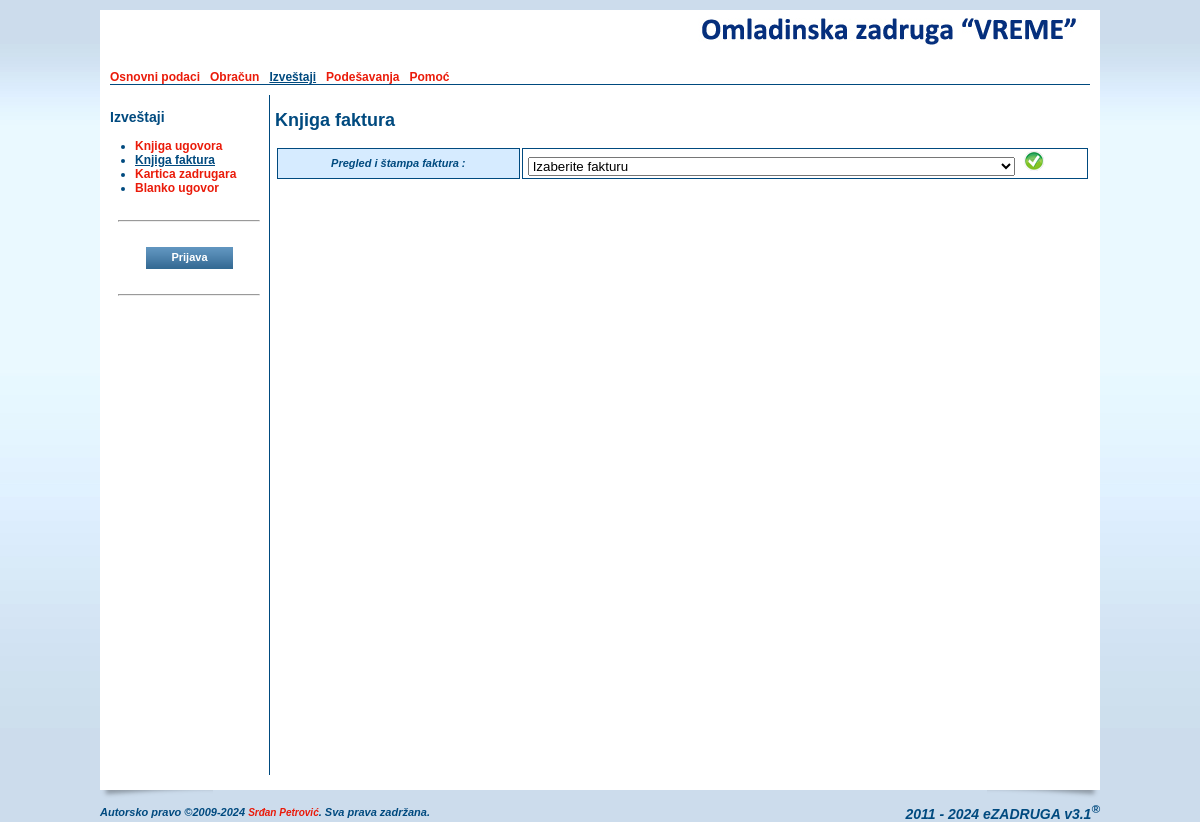
The page /knjigafaktura.php on the database as committed earlier.
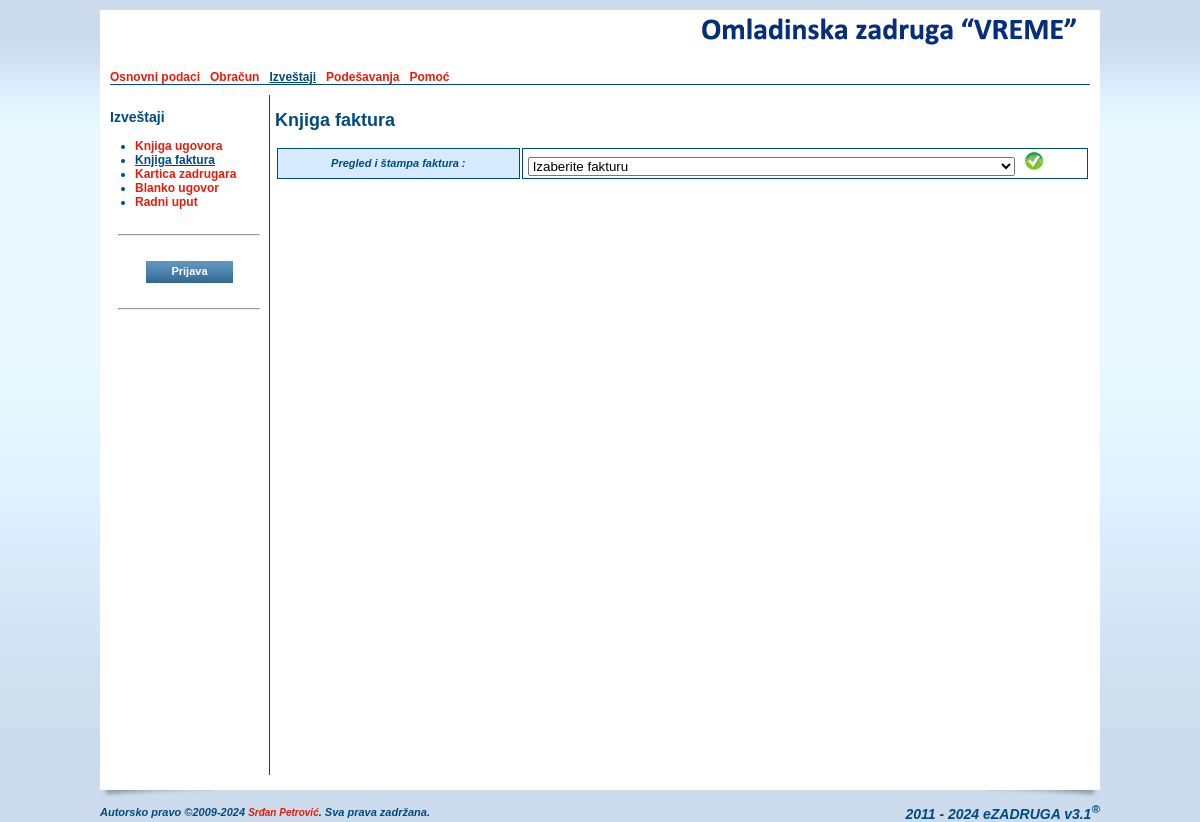
The same page on the database as committed later.
### tables this page shows
CREATE TABLE IF NOT EXISTS `oszmenu` (
  `ID` smallint(6) NOT NULL AUTO_INCREMENT,
  `title` varchar(70) NOT NULL,
  `link` varchar(255) NOT NULL,
  `root` smallint(6) NOT NULL DEFAULT '0',
  `sort` tinyint(4) DEFAULT NULL,
  `sub_item` tinyint(4) NOT NULL DEFAULT '-1',
  `show_admin` tinyint(4) NOT NULL DEFAULT '0',
  PRIMARY KEY (`ID`),
  KEY `title` (`title`),
  KEY `root` (`root`),
  KEY `link` (`link`)
);

### knjigafaktura.php (the view, shortened to what the changed rows need)
<?php
include_once('./header.php');
?>
              <h2><?=$GLOBALS["sectiontitle"];?></h2>
              <form name="newInvoice" method="POST" action="./pregledfaktura.php">
              <table cellpadding="2" cellspacing="2" border="0" class="table_browse" width="100%">
                <tr>
                  <th width="30%">Pregled i štampa faktura : </th>
                </tr>
              </table>
              </form>
<?php
include_once('./footer.php');
?>

### header.php (shortened to what the changed rows need)
<?php
$forSelf = explode("/", $_SERVER['PHP_SELF']);
$_self   = $forSelf[count($forSelf)-1];
$_menu   = array();
$_root   = 0;
$_father = 0;
$_this   = 0;
$_index  = false;
$query = mysql_query("SELECT * FROM oszmenu ORDER BY root, sort") or die(mysql_error());
while ($res = mysql_fetch_array($query)) {
  if ($_self == trim($res['link'])) {
    $_this    = $res['ID'];
    $_father  = $res['root'];
  }
  if ($res['root'] > 0) {
    foreach($_menu[0] as $key => $menu) {
      if ($key == $res['root']) {
        $_menu[0][$key]['submenu'][$res['ID']] = array(
        "ID"        => $res['ID'],
        "title"     => $res['title'],
        "link"      => $res['link'],
        "root"      => $res['root'],
        "sort"      => $res['sort'],
        "sub_item"  => $res['sub_item'],
        "show_admin"=> $res['show_admin']
        );
      }
    }
  } else {
    $_menu[0][$res['ID']] = array(
      "ID"    => $res['ID'],
      "title" => $res['title'],
      "link"  => $res['link'],
      "root"  => $res['root'],
      "sort"      => $res['sort'],
      "sub_item"  => $res['sub_item'],
      "show_admin"=> $res['show_admin']
    );
  }
}
?>
<!DOCTYPE html PUBLIC "-//W3C//DTD XHTML 1.0 Transitional//EN" "http://www.w3.org/TR/xhtml1/DTD/xhtml1-transitional.dtd">
<html xmlns="http://www.w3.org/1999/xhtml" >
  <head>
    <link href="./css/style.css" rel="stylesheet" type="text/css">
    <link href="./css/calendar.css" rel="stylesheet" type="text/css">
  </head>
<?php
if (isset($preload_image) && is_array($preload_image)) {
  $strOnLoad = "javascript:MM_preloadImages(";
  $start = true;
  foreach($preload_image as $_image) {
    if ($start)
    {
      $start = false;
      $strOnLoad .= "'". $_image."'";
    } else $strOnLoad .= ",'". $_image."'";
  }
?>
  <body OnLoad="<?=$strOnLoad;?>">
<?php
} else {
?>
  <body>
<?php
}
?>
    <div class="main_content_location" align="center" valign="top">
      <table cellpadding="0" cellspacing="0" border="0">
        <tr>
          <td colspan="2" valign="top">
            <table cellpadding="0" cellspacing="0" border="0" class="content_all">
              <tr>
                <td class="content_main" valign="top">
                    <table cellpadding="0" cellspacing="0" border="0" class="content_main">
                      <tr>
                        <td>
                          <table cellpadding="0" cellspacing="0" border="0" class="header">
                            <tr>
                              <td class="main_menu" colspan="2">
<?
  foreach ($_menu[0] as $key => $menu) {
    if (intval($menu["sort"]) > 0) {
      if ($key == $_father || $key == $_root){
        if ($_menu[0][$key]["show_admin"] && $GLOBALS["admin"]) {
?>
                                <a href="./<?=$_menu[0][$key]["link"];?>" class="main_menu_selected"><?=$_menu[0][$key]["title"];?></a> &nbsp;
<?
        } else {
?>
                                <a href="./<?=$_menu[0][$key]["link"];?>" class="main_menu_selected"><?=$_menu[0][$key]["title"];?></a> &nbsp;
<?
        }
      } else {
        if ($_menu[0][$key]["show_admin"] && $GLOBALS["admin"]) {
?>
                                <a href="./<?=$_menu[0][$key]["link"];?>"><?=$_menu[0][$key]["title"];?></a> &nbsp;
<?
        } else {
?>
                                <a href="./<?=$_menu[0][$key]["link"];?>"><?=$_menu[0][$key]["title"];?></a> &nbsp;
<?
        }
      }
    }
  }
?>
                              </td>
                          </table>
                        </td>
                      </tr>
                      <tr>
                        <td valign="top">
                          <table cellpadding="0" cellspacing="0" border="0" class="main_content">
                            <tr>
                              <td class="left_menu" valign="top">
<?php
if (!$_index) {
?>
                                <ul>
<?php
  $sub_item = -1;
  if ($_root > 0) {
    foreach($_menu[0][$_root]['submenu'] as $key => $menu) {
      if (intval($_menu[0][$_root]['submenu'][$key]["sub_item"]) > 0 && $_this == $key) $sub_item = intval($_menu[0][$_root]['submenu'][$key]["sub_item"]);
      if (intval($_menu[0][$_root]['submenu'][$key]["sort"]) > 0)
      {
        if ($key == $_father || $key == $sub_item) {
          if ($_menu[0][$_root]['submenu'][$key]["show_admin"] && $GLOBALS["admin"]) {
?>
                                  <li><a href="<?=$_menu[0][$_root]['submenu'][$key]["link"];?>" class="main_menu_selected"><?=$_menu[0][$_root]['submenu'][$key]["title"];?></a></li>
<?
          } elseif (!$_menu[0][$_root]['submenu'][$key]["show_admin"]) {
?>
                                  <li><a href="<?=$_menu[0][$_root]['submenu'][$key]["link"];?>" class="main_menu_selected"><?=$_menu[0][$_root]['submenu'][$key]["title"];?></a></li>
<?php
          }
        } else {
          if ($_menu[0][$_root]['submenu'][$key]["show_admin"] && $GLOBALS["admin"]) {
?>
                                  <li><a href="<?=$_menu[0][$_root]['submenu'][$key]["link"];?>"><?=$_menu[0][$_root]['submenu'][$key]["title"];?></a></li>
<?
          } elseif (!$_menu[0][$_root]['submenu'][$key]["show_admin"]) {
?>
                                  <li><a href="<?=$_menu[0][$_root]['submenu'][$key]["link"];?>"><?=$_menu[0][$_root]['submenu'][$key]["title"];?></a></li>
<?php
          }
        }
      }
    }
  } else {
    if ($_father > 0) {
      foreach($_menu[0][$_father]['submenu'] as $key => $menu) {
        if (intval($_menu[0][$_father]['submenu'][$key]["sort"]) > 0)
        {
          if ($key == $_this || $key == $sub_item) {
            if ($_menu[0][$_father]['submenu'][$key]["show_admin"] && $GLOBALS["admin"]) {
?>
                                  <li><a href="<?=$_menu[0][$_father]['submenu'][$key]["link"];?>" class="main_menu_selected"><?=$_menu[0][$_father]['submenu'][$key]["title"];?></a></li>
<?
          } elseif (!$_menu[0][$_father]['submenu'][$key]["show_admin"]) {
?>
                                  <li><a href="<?=$_menu[0][$_father]['submenu'][$key]["link"];?>" class="main_menu_selected"><?=$_menu[0][$_father]['submenu'][$key]["title"];?></a></li>
<?
            }
          } else {
            if ($_menu[0][$_father]['submenu'][$key]["show_admin"] && $GLOBALS["admin"]) {
?>
                                  <li><a href="<?=$_menu[0][$_father]['submenu'][$key]["link"];?>"><?=$_menu[0][$_father]['submenu'][$key]["title"];?></a></li>
<?
          } elseif (!$_menu[0][$_father]['submenu'][$key]["show_admin"]) {
?>
                                  <li><a href="<?=$_menu[0][$_father]['submenu'][$key]["link"];?>"><?=$_menu[0][$_father]['submenu'][$key]["title"];?></a></li>
<?
            }
          }
        }
      }
    }
  }
?>
                                </ul>
<?
} else {
?>
<?php
}
?>
                              </td>
                              <td style="width:830px;padding-left:5px;" valign="top">

Rows that differ between the two databases and show on the page:
added oszmenu: title "Radni uput", shown under "Izveštaji"
